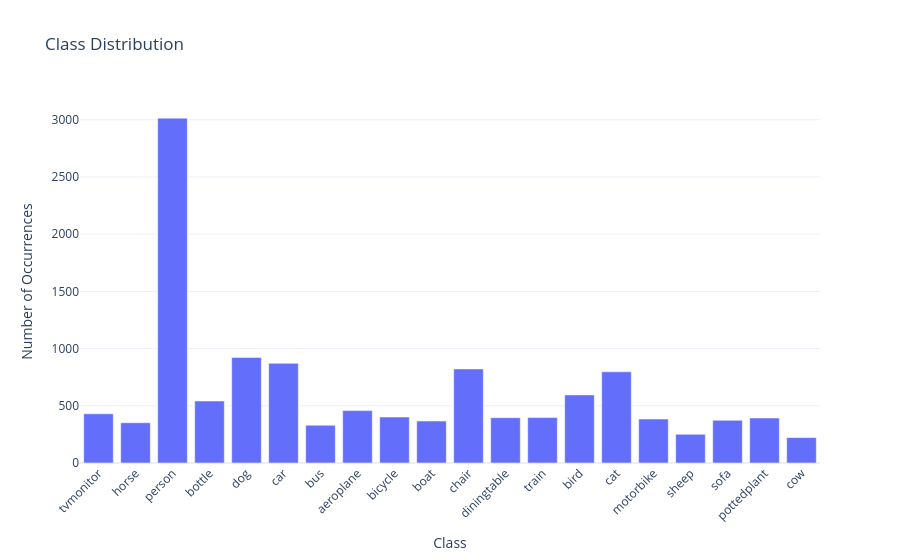

The notebook cell saved with this chart:
### Code cell
labels = [VOC_CLASSES[k] for k in label_counter]
counts = [label_counter[k] for k in label_counter]

fig = go.Figure([go.Bar(x=labels, y=counts)])
fig.update_layout(
    title="Class Distribution",
    xaxis_title="Class",
    yaxis_title="Number of Occurrences",
    xaxis_tickangle=-45,
    template="plotly_white"
)

fig.show()

### Figure 1 — Plotly figure (JSON) as saved in the notebook; plotly's stock layout.template omitted (floating-point values rounded to 4 significant figures)
{"data": [{"type": "bar", "x": ["tvmonitor", "horse", "person", "bottle", "dog", "car", "bus", "aeroplane", "bicycle", "boat", "chair", "diningtable", "train", "bird", "cat", "motorbike", "sheep", "sofa", "pottedplant", "cow"], "y": [430, 352, 3014, 542, 923, 871, 330, 458, 402, 367, 822, 396, 397, 595, 797, 384, 251, 373, 393, 222]}], "layout": {"title": {"text": "Class Distribution"}, "xaxis": {"tickangle": -45, "title": {"text": "Class"}}, "yaxis": {"title": {"text": "Number of Occurrences"}}}}
